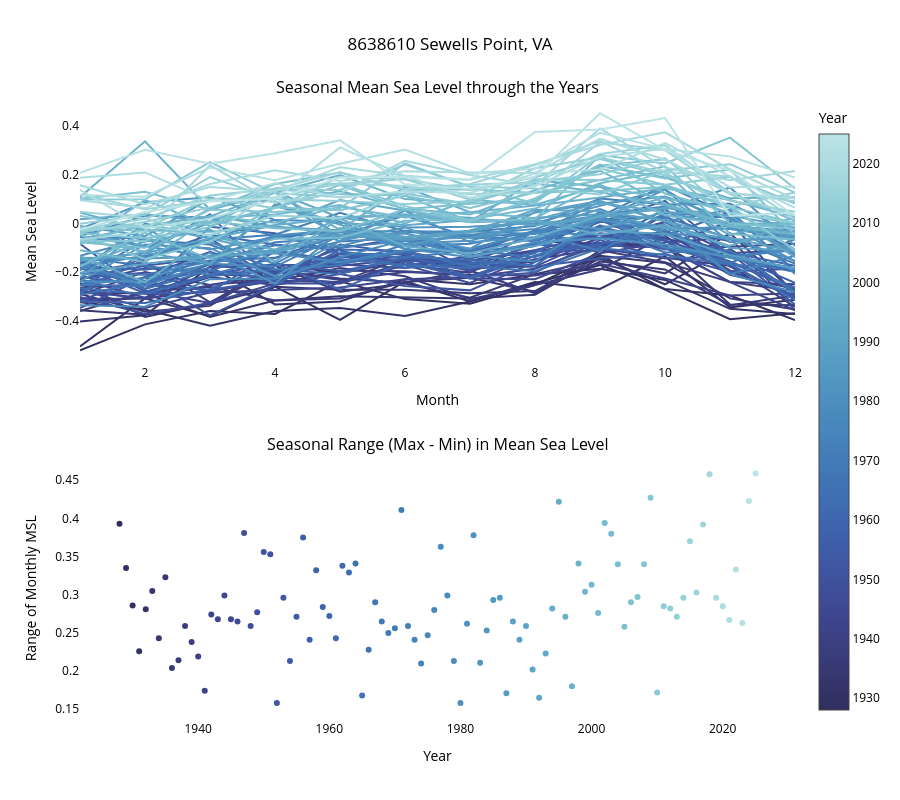

This figure's notebook cell:
### Markdown cell above
## Has the seasonal cycle changed over time?

Check out this [interactive map](https://www.climate.gov/news-features/features/interactive-map-how-has-local-sea-level-united-states-changed-over-time) showing GIFs of sea level at different stations around the USA.

For the seasonal plots below, years that had less than 10 months of data were excluded.

### Code cell
# @title
#remove data if less than 10 months of data per year
# Group by year and count the number of months
month_counts = df_msl.groupby(df_msl['date'].dt.year)['date'].agg('count')
# Filter out years with less than 10 months of data
valid_years = month_counts[month_counts >= 10].index
# Filter the original DataFrame
filtered_df = df_msl[df_msl['date'].dt.year.isin(valid_years)]

#first finding yearly max and min MSL
mins = pd.DataFrame(filtered_df['MSL'].groupby(filtered_df['year']).min())
mins.rename(columns = {'MSL':'Min'},inplace=True)

maxs = pd.DataFrame(filtered_df['MSL'].groupby(filtered_df['year']).max())
maxs.rename(columns = {'MSL':'Max'},inplace=True)

#calculating the range of MSL per year
range_df = mins.merge(maxs,left_on=mins.index,right_on=maxs.index)
range_df.rename(columns = {'key_0':'year'},inplace=True)
range_df['range'] = range_df['Max']-range_df['Min']

#add a decade column
filtered_df['decade'] = (filtered_df.year//10)*10
# Truncate colormap function
def truncate_colormap(cmap, minval=0.0, maxval=1.0, n=100):
    new_cmap = mpl.colors.LinearSegmentedColormap.from_list(
        f'trunc({cmap.name},{minval:.2f},{maxval:.2f})',
        cmap(np.linspace(minval, maxval, n))
    )
    return new_cmap

# Prepare colormap
new_cmap = truncate_colormap(cmocean.cm.ice, 0.2, 0.9)

min_year, max_year = filtered_df['year'].min(), filtered_df['year'].max()

# Create subplots layout (2 rows, 1 column)
fig = make_subplots(rows=2, cols=1, shared_xaxes=False,
                    vertical_spacing=0.15,
                    subplot_titles=[
                        "Seasonal Mean Sea Level through the Years",
                        "Seasonal Range (Max - Min) in Mean Sea Level"
                    ])

# Seasonal MSL lines
for year, group in filtered_df.groupby('year'):
    norm_val = (year - min_year) / (max_year - min_year)
    color = mpl.colors.to_hex(new_cmap(norm_val))

    fig.add_trace(
        go.Scatter(
            x=group['month'],
            y=group['MSL'],
            mode='lines',
            line=dict(color=color),
            text=[year] * len(group),
            hovertemplate='Year: %{text}<br>MSL: %{y:.2f}<br>Month: %{x}',
            showlegend=False
        ),
        row=1, col=1
    )

# Dummy scatter for continuous colorbar
fig.add_trace(
    go.Scatter(
        x=[None], y=[None], mode='markers',
        marker=dict(
            colorscale=[[i/99, mpl.colors.to_hex(new_cmap(i/99))] for i in range(100)],
            cmin=min_year,
            cmax=max_year,
            color=[min_year],
            colorbar=dict(title="Year"),
            showscale=True,
            size=0
        ),
        hoverinfo='none',
        showlegend=False
    ),
    row=1, col=1
)

# Range plot
for _, row_data in range_df.iterrows():
    norm_val = (row_data['year'] - min_year) / (max_year - min_year)
    color = mpl.colors.to_hex(new_cmap(norm_val))

    fig.add_trace(
        go.Scatter(
            x=[row_data['year']],
            y=[row_data['range']],
            mode='markers+lines',
            line=dict(color=color),
            showlegend=False
        ),
        row=2, col=1
    )

# Layout
fig.update_layout(
    height=800,
    title_text=f'{station_info}',
    title_x=0.5,
    plot_bgcolor='white',
    paper_bgcolor='white',
    font=dict(color='black')
)

fig.update_xaxes(title_text="Month", row=1, col=1)
fig.update_yaxes(title_text="Mean Sea Level", row=1, col=1)

fig.update_xaxes(title_text="Year", row=2, col=1)
fig.update_yaxes(title_text="Range of Monthly MSL", row=2, col=1)

fig.show()
